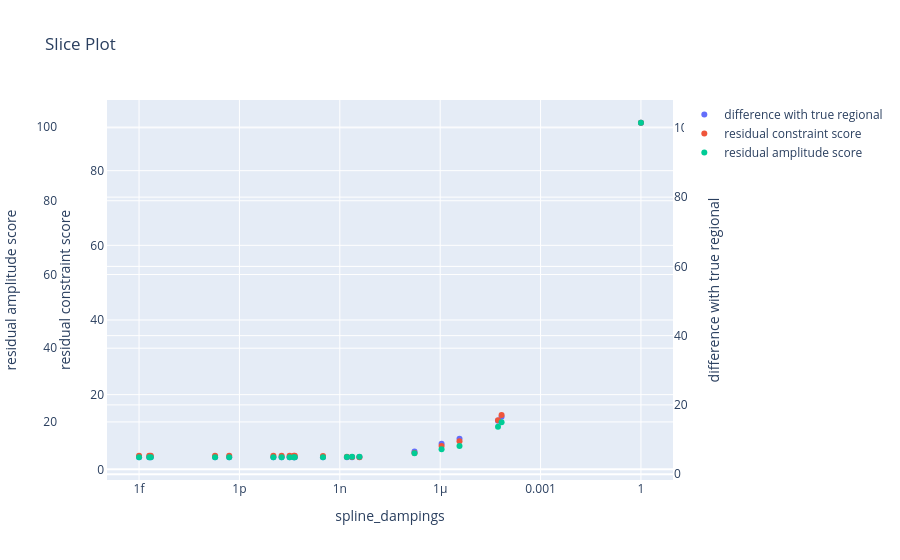

The notebook cell this image was saved under:
### Markdown cell above
### Bi-Harmonic Splines with Verde
#### Optimize on true regional

### Code cell
study, grav_data, best_trial = (
    invert4geom.optimize_regional_constraint_point_minimization(
        grav_ds=grav_data,
        testing_training_df=block_kfold_split_df,
        grid_method="verde",
        spline_damping_limits=(1e-15, 1),
        n_trials=20,
        plot=True,
        fname="../tmp/study",
        optimize_on_true_regional_misfit=True,
        **kwargs,
    )
)
regional_comparison(grav_data)

### Figure 1 — Plotly figure (JSON) as saved in the notebook; plotly's stock layout.template omitted (floating-point values rounded to 4 significant figures)
{"data": [{"mode": "markers", "name": "difference with true regional", "type": "scatter", "x": [1e-15, 1, 1.707e-07, 5.344e-05, 1.1e-06, 2.018e-15, 2.243e-15, 1.035e-11, 1.823e-11, 4.506e-11, 3.163e-11, 4.226e-11, 3.141e-10, 3.853e-09, 4.948e-13, 1.628e-09, 6.836e-05, 1.873e-13, 2.324e-09, 3.776e-06], "y": [4.89, 101.5, 6.568, 15.43, 8.768, 4.89, 4.89, 4.89, 4.889, 4.889, 4.889, 4.889, 4.884, 4.95, 4.89, 4.898, 16.6, 4.89, 4.914, 10.22], "yaxis": "y"}, {"mode": "markers", "name": "residual constraint score", "type": "scatter", "x": [1e-15, 1, 1.707e-07, 5.344e-05, 1.1e-06, 2.018e-15, 2.243e-15, 1.035e-11, 1.823e-11, 4.506e-11, 3.163e-11, 4.226e-11, 3.141e-10, 3.853e-09, 4.948e-13, 1.628e-09, 6.836e-05, 1.873e-13, 2.324e-09, 3.776e-06], "y": [3.624, 92.84, 4.346, 13.11, 6.22, 3.624, 3.624, 3.621, 3.618, 3.61, 3.614, 3.611, 3.537, 3.231, 3.624, 3.336, 14.54, 3.624, 3.284, 7.539], "yaxis": "y2"}, {"mode": "markers", "name": "residual amplitude score", "type": "scatter", "x": [1e-15, 1, 1.707e-07, 5.344e-05, 1.1e-06, 2.018e-15, 2.243e-15, 1.035e-11, 1.823e-11, 4.506e-11, 3.163e-11, 4.226e-11, 3.141e-10, 3.853e-09, 4.948e-13, 1.628e-09, 6.836e-05, 1.873e-13, 2.324e-09, 3.776e-06], "y": [10.41, 101.2, 11.53, 18.69, 12.58, 10.41, 10.41, 10.42, 10.42, 10.42, 10.42, 10.42, 10.43, 10.58, 10.41, 10.5, 19.88, 10.41, 10.53, 13.46], "yaxis": "y3"}], "layout": {"title": {"text": "Slice Plot"}, "xaxis": {"title": {"text": "spline_dampings"}, "type": "log"}, "yaxis": {"side": "right", "title": {"text": "difference with true regional"}}, "yaxis2": {"anchor": "free", "autoshift": true, "overlaying": "y", "side": "left", "title": {"text": "residual constraint score"}}, "yaxis3": {"anchor": "free", "autoshift": true, "overlaying": "y", "side": "left", "title": {"text": "residual amplitude score"}}}}
